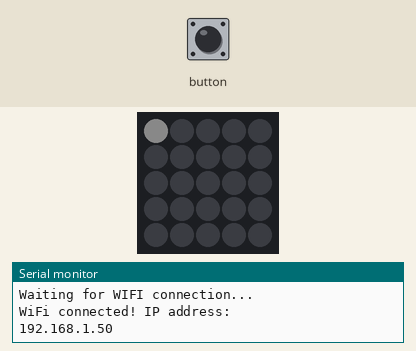
The sketch below on a simulated ESP32. Parts: 5×5 RGB LED matrix (first LED top left, wired row by row), the last lines printed to the serial monitor. The inputs (shaded band) are chosen by the test bench. Dim RGB values are drawn brighter than linear; WiFi joins after 1.5 s; servers stay silent unless stated.

Above: at 7.3 s.
7.4 s: button pulsed LOW 5 times (0.12 s each, 0.3 s apart)
At 9.1 s:
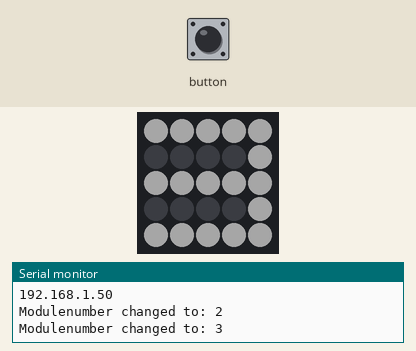
10.4 s: button pressed for 1 s
At 12.2 s:
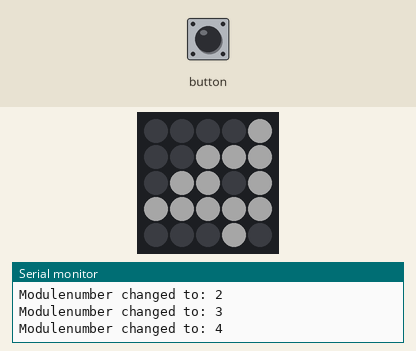
13.3 s: button pressed for 0.15 s
At 14.5 s:
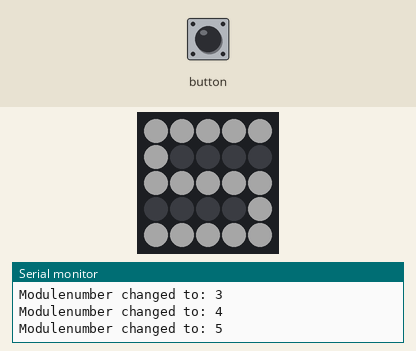
16.4 s: button pressed for 0.15 s
19.5 s: button pressed for 1 s
At 21.5 s:
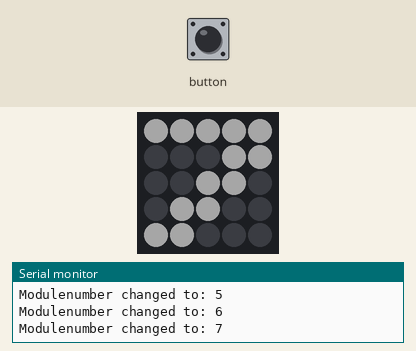
Timing chart, 0 to 23.0 s (numbered marks = the images above; inputs shaded):
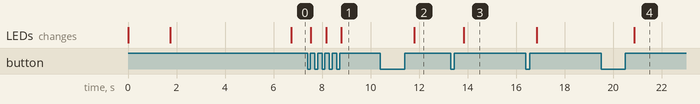

The sketch:

Tally.ino
```cpp
#define DATA_PIN_LED 27

#include <ETH.h>
#include <WiFi.h>
#include <WiFiUdp.h>
#include <M5Atom.h>

uint8_t DisBuff[2 + 5 * 5 * 3];

// vars for changing number on clicking button
int ModuleNumber = 1;
const int PushButton = 39;
int ShowModuleNumber = 0;
bool ShowModuleNumberLoop = false;

// WiFi network name and password:
const char * networkName = "NETWORKNAME";
const char * networkPswd = "NETWORKPASSWORD";
byte number = 0x03;

//Are we currently connected?
boolean connected = false;
const unsigned int udpPort = 1052;
IPAddress multicastAddress(224, 100, 0, 1);
char packetBuffer[32];

//The udp library class
WiFiUDP udp;

void setup() {
  // Initilize hardware serial:
//  Serial.begin(115200);
  //Serial.println("Begin M5");
  M5.begin(true, false, true);

  //Serial.println("Delay 10");
  delay(10);

  setBuff(0xf0, 0xf0, 0xf0);
  M5.dis.displaybuff(DisBuff);

  Serial.begin(115200);

  delay(100);
  Serial.println("Connect to wifi");
  //Connect to the WiFi network
  connectToWiFi(networkName, networkPswd);
  while(!connected) {
    delay(200);
  }

  // show modulenumber
  ShowModuleNumberLoop = true;
  ShowModuleNumber = 5000;
  ShowNumber(ModuleNumber);
}

void loop() {

  // if there's data available, read the packet
  int packetSize = udp.parsePacket();
  if (packetSize)
  {
    Serial.println("Package received");
    udp.read(packetBuffer, packetSize);

    // Read every availibe byte. Each byte contains a flag (pos 7), and a number (0-6).

    bool hasByte = false;
    for (int i = 0; i < packetSize; i++)
    {
      byte data = packetBuffer[i];

      // Camera in Preview
      if ((data & 0x7F) == number)
      {
        hasByte = true;
        if ((data & 0x80) == 0x80)
        {
          // Live
          setBuff(0xf0, 0x00, 0x00);
        }
        else
        {
          // Preview
          setBuff(0x00, 0x60, 0x00);
        }
      }
    }

    // If there is no matching byte with our number, then the leds will be turned of
    if (!hasByte && !ShowModuleNumberLoop)
    {
      Serial.println("No byte with our number, set display off");
      setBuff(0x00, 0x00, 0x00);
    }
    M5.dis.displaybuff(DisBuff);
  }

  if (ShowModuleNumberLoop) {
    if (ShowModuleNumber > 0) {
      // extract 200 from countdown and delay 200
      ShowModuleNumber = ShowModuleNumber - 200;
      delay(200);
    } else { // loop is finished, clear screen and set variables
      ShowModuleNumberLoop = false;
      setBuff(0x00, 0x00, 0x00);
      M5.dis.displaybuff(DisBuff);
    }
  }

  M5.Btn.read();
  if (M5.Btn.wasReleased()) {
    if (ShowModuleNumberLoop) { // push button when showing current number -> add 1 to number
      if (ModuleNumber == 9) { // can't go higher than 9
        ModuleNumber = 1;
      } else {
        ModuleNumber++;
      }
      // set number for use in handling UDP packages (starts at byte 0, so extract 1)
      number = (byte)(ModuleNumber - 1);
      ShowNumber(ModuleNumber);
      Serial.print("\nModulenumber changed to: ");
      Serial.print(ModuleNumber);
      // Reset loop counter
      ShowModuleNumber = 5000;
    } else {
      // Start loop
      ShowModuleNumber = 5000;
      ShowModuleNumberLoop = true;
      ShowNumber(ModuleNumber);
    }
  }

  //delay(50);
  M5.update();
}

// Connect to Wifi
void connectToWiFi(const char * ssid, const char * pwd) {
  Serial.println("Connecting to WiFi network: " + String(ssid));

  // delete old config
  WiFi.disconnect(true);
  //register event handler
  WiFi.onEvent(WiFiEvent);

  WiFi.mode(WIFI_STA); //station
  WiFi.setSleep(false);
  //wifi_set_sleep_type(NONE_SLEEP_T);

  //Initiate connection
  WiFi.begin(ssid, pwd);


  Serial.println("Waiting for WIFI connection...");
}

void setBuff(uint8_t Rdata, uint8_t Gdata, uint8_t Bdata)
{
  DisBuff[0] = 0x05;
  DisBuff[1] = 0x05;
  for (int i = 0; i < 25; i++)
  {
    DisBuff[2 + i * 3 + 0] = Rdata;
    DisBuff[2 + i * 3 + 1] = Gdata;
    DisBuff[2 + i * 3 + 2] = Bdata;
  }

  // Set connected dot
  byte value = 0x00;
  if (connected)
    value = 0x40;
  DisBuff[2] = value;
  DisBuff[3] = value;
  DisBuff[4] = value;
}

//wifi event handler
void WiFiEvent(WiFiEvent_t event) {
  switch (event) {
    case SYSTEM_EVENT_STA_GOT_IP:
      //When connected set
      Serial.println("WiFi connected! IP address: ");
      Serial.println(WiFi.localIP());
      //initializes the UDP state
      //This initializes the transfer buffer
      udp.beginMulticast(multicastAddress, udpPort);
      connected = true;
      setBuff(0x00, 0x00, 0xf0);
      M5.dis.displaybuff(DisBuff);
      break;
    case SYSTEM_EVENT_STA_DISCONNECTED:
      Serial.println("WiFi lost connection");
      setBuff(0xf0, 0x00, 0xf0);
      M5.dis.displaybuff(DisBuff);
      connected = false;
      break;
    default: break;
  }
}

void ShowNumber(int value)
{
  static int cubestartpoint[] = {0,0,0};
  static int cube[10][5][5]={{{0,1,1,1,0},
                              {1,1,0,1,1},
                              {1,0,0,0,1},
                              {1,1,0,1,1},
                              {0,1,1,1,0}},
                             {{0,0,1,1,0},
                              {0,1,0,1,0},
                              {1,0,0,1,0},
                              {0,0,0,1,0},
                              {1,1,1,1,1}},
                             {{1,1,1,1,0},
                              {0,0,1,1,1},
                              {0,1,1,0,0},
                              {1,1,0,0,0},
                              {1,1,1,1,1}},
                             {{1,1,1,1,1},
                              {0,0,0,0,1},
                              {1,1,1,1,1},
                              {0,0,0,0,1},
                              {1,1,1,1,1}},
                             {{0,0,0,0,1},
                              {0,0,1,1,1},
                              {0,1,1,0,1},
                              {1,1,1,1,1},
                              {0,0,0,1,0}},
                             {{1,1,1,1,1},
                              {1,0,0,0,0},
                              {1,1,1,1,1},
                              {0,0,0,0,1},
                              {1,1,1,1,1}},
                             {{1,1,1,1,1},
                              {1,0,0,0,0},
                              {1,1,1,1,1},
                              {1,0,0,0,1},
                              {1,1,1,1,1}},
                             {{1,1,1,1,1},
                              {0,0,0,1,1},
                              {0,0,1,1,0},
                              {0,1,1,0,0},
                              {1,1,0,0,0}},
                             {{1,1,1,1,1},
                              {1,0,0,0,1},
                              {1,1,1,1,1},
                              {1,0,0,0,1},
                              {1,1,1,1,1}},
                             {{1,1,1,1,1},
                              {1,0,0,0,1},
                              {1,1,1,1,1},
                              {0,0,0,0,1},
                              {1,1,1,1,1}},
                            };
  M5.dis.clear();
  for (int i = 0; i < 5; i++) {
    for (int j = 0; j < 5; j++) {
      int state = { cube[value][i][j] };
      if (state) {
        M5.dis.drawpix(j,i,CRGB::White);
      } else {
        M5.dis.drawpix(j,i,CRGB::Black);
      }
    }
  }
}
```

Measured:
- after the input at 7.4 s, the LEDs: first change after 0.14 s (image 1 shows a later state)
- after the input at 10.4 s, the LEDs: change after 1.4 s (image 2)
- after the input at 13.3 s, the LEDs: change after 0.53 s (image 3)
- after the input at 19.5 s, the LEDs: change after 1.4 s (image 4)
